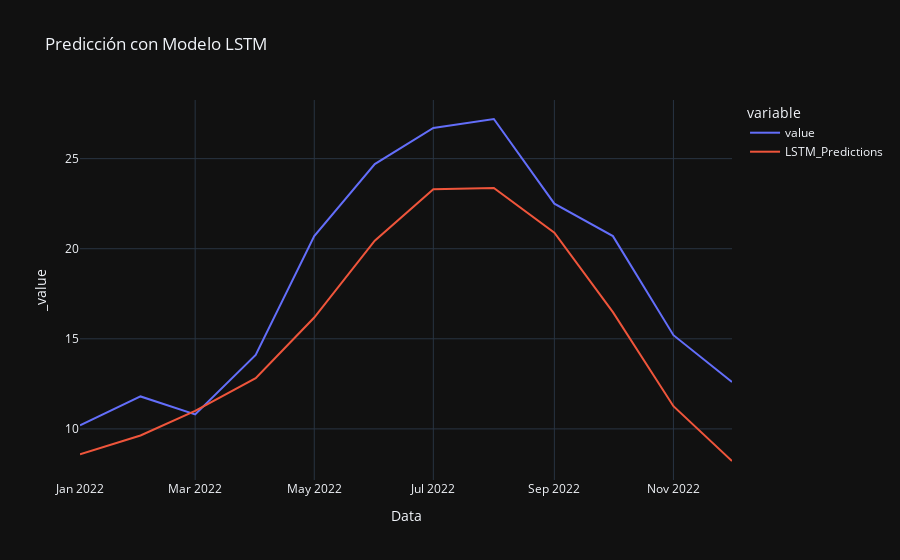

Here is the notebook cell this chart was saved with:
### Code cell
ai=test_data[["value","LSTM_Predictions"]]
fig = px.line(ai, x=test_data.index, y=ai.columns,title="Predicción con Modelo LSTM", template = "plotly_dark")
fig.show()

### Figure 1 — Plotly figure (JSON) as saved in the notebook; plotly's stock layout.template omitted (floating-point values rounded to 4 significant figures)
{"data": [{"hovertemplate": "variable=value<br>Data=%{x}<br>_value=%{y}<extra></extra>", "legendgroup": "value", "line": {"color": "#636efa", "dash": "solid"}, "marker": {"symbol": "circle"}, "mode": "lines", "name": "value", "orientation": "v", "showlegend": true, "type": "scatter", "x": ["2022-01-01T00:00:00", "2022-02-01T00:00:00", "2022-03-01T00:00:00", "2022-04-01T00:00:00", "2022-05-01T00:00:00", "2022-06-01T00:00:00", "2022-07-01T00:00:00", "2022-08-01T00:00:00", "2022-09-01T00:00:00", "2022-10-01T00:00:00", "2022-11-01T00:00:00", "2022-12-01T00:00:00"], "xaxis": "x", "y": [10.2, 11.8, 10.8, 14.1, 20.7, 24.7, 26.7, 27.2, 22.5, 20.7, 15.2, 12.6], "yaxis": "y"}, {"hovertemplate": "variable=LSTM_Predictions<br>Data=%{x}<br>_value=%{y}<extra></extra>", "legendgroup": "LSTM_Predictions", "line": {"color": "#EF553B", "dash": "solid"}, "marker": {"symbol": "circle"}, "mode": "lines", "name": "LSTM_Predictions", "orientation": "v", "showlegend": true, "type": "scatter", "x": ["2022-01-01T00:00:00", "2022-02-01T00:00:00", "2022-03-01T00:00:00", "2022-04-01T00:00:00", "2022-05-01T00:00:00", "2022-06-01T00:00:00", "2022-07-01T00:00:00", "2022-08-01T00:00:00", "2022-09-01T00:00:00", "2022-10-01T00:00:00", "2022-11-01T00:00:00", "2022-12-01T00:00:00"], "xaxis": "x", "y": [8.587, 9.632, 10.99, 12.82, 16.18, 20.44, 23.3, 23.37, 20.88, 16.48, 11.26, 8.217], "yaxis": "y"}], "layout": {"legend": {"title": {"text": "variable"}, "tracegroupgap": 0}, "title": {"text": "Predicción con Modelo LSTM"}, "xaxis": {"anchor": "y", "domain": [0, 1], "title": {"text": "Data"}}, "yaxis": {"anchor": "x", "domain": [0, 1], "title": {"text": "_value"}}}}
